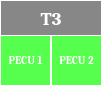
     <widget class="QFrame" name="t3_pecu_frame">
      <property name="geometry">
       <rect>
        <x>170</x>
        <y>340</y>
        <width>102</width>
        <height>86</height>
       </rect>
      </property>
      <property name="styleSheet">
       <string notr="true">background-color: rgba(255, 255, 255, 0);
border: 1px solid rgb(255, 255, 255);
border-radius: 0px;</string>
      </property>
      <property name="frameShape">
       <enum>QFrame::StyledPanel</enum>
      </property>
      <property name="frameShadow">
       <enum>QFrame::Raised</enum>
      </property>
      <widget class="QLabel" name="t3_header">
       <property name="geometry">
        <rect>
         <x>0</x>
         <y>0</y>
         <width>102</width>
         <height>36</height>
        </rect>
       </property>
       <property name="font">
        <font>
         <family>Cambria</family>
         <pointsize>14</pointsize>
         <weight>75</weight>
         <bold>true</bold>
        </font>
       </property>
       <property name="styleSheet">
        <string notr="true">color: rgb(255, 255, 255);
background-color: rgba(98, 97, 97, 193);
border: 1px solid rgb(255, 255, 255);
border-radius: 0;
</string>
       </property>
       <property name="text">
        <string>T3</string>
       </property>
       <property name="alignment">
        <set>Qt::AlignCenter</set>
       </property>
      </widget>
      <widget class="QLabel" name="t3_pecu_1">
       <property name="geometry">
        <rect>
         <x>0</x>
         <y>35</y>
         <width>51</width>
         <height>51</height>
        </rect>
       </property>
       <property name="font">
        <font>
         <family>Cambria</family>
         <pointsize>8</pointsize>
         <weight>75</weight>
         <bold>true</bold>
        </font>
       </property>
       <property name="styleSheet">
        <string notr="true">color: rgb(255, 255, 255);
background-color: rgba(13, 255, 0, 178);
border: 1px solid rgb(255, 255, 255);
border-radius: 0;
</string>
       </property>
       <property name="text">
        <string>PECU 1</string>
       </property>
       <property name="alignment">
        <set>Qt::AlignCenter</set>
       </property>
      </widget>
      <widget class="QLabel" name="t3_pecu_2">
       <property name="geometry">
        <rect>
         <x>51</x>
         <y>35</y>
         <width>51</width>
         <height>51</height>
        </rect>
       </property>
       <property name="font">
        <font>
         <family>Cambria</family>
         <pointsize>8</pointsize>
         <weight>75</weight>
         <bold>true</bold>
        </font>
       </property>
       <property name="styleSheet">
        <string notr="true">color: rgb(255, 255, 255);
background-color: rgba(13, 255, 0, 178);
border: 1px solid rgb(255, 255, 255);
border-radius: 0;
</string>
       </property>
       <property name="text">
        <string>PECU 2</string>
       </property>
       <property name="alignment">
        <set>Qt::AlignCenter</set>
       </property>
      </widget>
     </widget>
